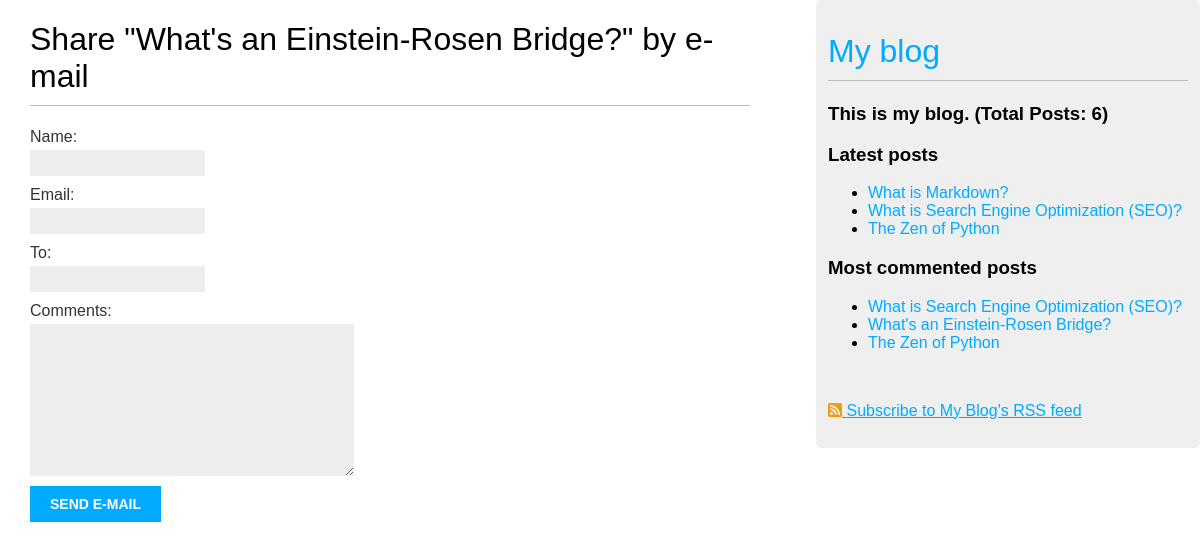
/blog/2/share/, run on the app's committed database.
### blog/models.py (models this page shows, shortened)
class Post(models.Model):
    STATUS_CHOICES = (
        ("draft", "Draft"),
        ("published", "Published"),
    )
    title = models.CharField(max_length=250)
    slug = models.SlugField(max_length=250, unique_for_date="publish")
    author = models.ForeignKey(User, related_name="blog_posts", on_delete=models.CASCADE)
    body = models.TextField()
    publish = models.DateTimeField(default=timezone.now)
    created = models.DateTimeField(auto_now_add=True)
    updated = models.DateTimeField(auto_now=True)
    status = models.CharField(max_length=10, choices=STATUS_CHOICES, default="draft")
    tags = TaggableManager()
    class Meta:
        ordering = ('-publish',)
    objects = models.Manager()  # Default Manager
    published = PublishedManager()  # Our custom manager
    drafted = DraftedManager()  # Our custom manager
    def get_absolute_url(self):
        return reverse('blog:post_detail',
                       args=[self.publish.year,
                             self.publish.strftime('%m'),
                             self.publish.strftime('%d'),
                             self.slug])

### blog/views.py (the view, shortened to what this page needs)
# urls.py: url(r'^(?P<post_id>\d+)/share/$', views.share_post, name='share_post'),
def share_post(request, post_id):
    post = get_object_or_404(Post, id=post_id, status='published')
    form = EmailPostForm()
    return render(request, 'blog/post/share.html', {'post': post, 'form': form})

### blog/forms.py
class EmailPostForm(Form):
    name = CharField(max_length=32)
    email = EmailField()
    to = EmailField()
    comments = CharField(required=False, widget=Textarea)

### blog/models.py (called while the page is built)
    def get_queryset(self):
        return super(PublishedManager, self).get_queryset().filter(status='published')

### blog/templatetags/blog_tags.py (called while the page is built)
@register.simple_tag
def total_posts():
    return Post.published.count()

@register.inclusion_tag('blog/post/latest_posts.html')
def show_latest_posts(count=5):
    latest_posts = Post.published.order_by('-publish')[:count]
    return {'latest_posts': latest_posts}

@register.simple_tag
def get_most_commented_posts(count=5):
    return Post.published.annotate(total_comments=Count('comments')).order_by('-total_comments')[:count]

### templates/blog/post/share.html (shortened to what this page needs)
{% extends "blog/base.html" %}
{% block content %}
    <h1>Share "{{ post.title }}" by e-mail</h1>
    <form action="{% url 'blog:share_post' post.id %}" method="post">
        {{ form.as_p }}
        <input type="submit" value="Send e-mail">
    </form>
{% endblock %}

### templates/blog/base.html (shortened to what this page needs)
{% load blog_tags %}
{% load staticfiles %}
<!DOCTYPE html>
<html lang="en">
<head>
    <link href="{% static 'blog/css/blog.css' %}" rel="stylesheet">
    <link href="{% static 'blog/css/fontawesome-all.min.css' %}" rel="stylesheet">
</head>
<body>
    <div id="content">
        {% block content %}
        {% endblock %}
    </div>
    <div id="sidebar">
        <a href="{% url 'blog:post_list' %}"><h1>My blog</h1></a>
        <h3>This is my blog. (Total Posts: {% total_posts %})</h3>
        <h3>Latest posts</h3>
        {% show_latest_posts 3 %}
        <h3>Most commented posts</h3>
        {% get_most_commented_posts 3 as most_commented_posts %}
        <ul>
            {% for post in most_commented_posts %}
                <li>
                    <a href="{{ post.get_absolute_url }}">{{ post.title }}</a>
                </li>
            {% endfor %}
        </ul>
        <br>
        <p>
            <a href="{% url 'blog:post_feed' %}" target="_blank" style="text-decoration: underline;">
                <i class="fas fa-rss-square" style="color: #f39c12"></i> Subscribe to My Blog's RSS feed
            </a>
        </p>
    </div>
</body>
</html>

### templates/blog/post/latest_posts.html
<ul>
    {% for post in latest_posts %}
        <li>
            <a href="{{ post.get_absolute_url }}">{{ post.title }}</a>
        </li>
    {% endfor %}
</ul>

### static/blog/css/blog.css (style rules this page uses)
body { margin: 0; padding: 0; font-family: helvetica, sans-serif; }
a { color: #00ABFF; text-decoration: none; }
h1 { font-weight: normal; border-bottom: 1px solid #bbb; padding: 0 0 10px 0; }
#content { float: left; width: 60%; padding: 0 0 0 30px; }
#sidebar { float: right; width: 30%; padding: 10px; background: #efefef; height: 100%; border: 2px solid transparent; border-radius: 6px; }
label { float: left; clear: both; color: #333; margin-bottom: 4px; }
input, textarea { clear: both; float: left; margin: 0 0 10px; background: #ededed; border: 0; padding: 6px 10px; font-size: 12px; }
input[type=submit] { font-weight: bold; background: #00abff; color: #fff; padding: 10px 20px; font-size: 14px; text-transform: uppercase; }

### data on the page
Post: title "What's an Einstein-Rosen Bridge?"
Post: title "What is Markdown?"
Post: title "What is Search Engine Optimization (SEO)?"
Post: title "The Zen of Python"
